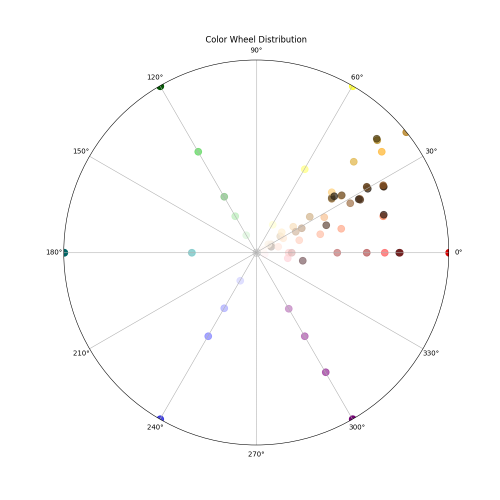
#> input picture color_wheel_distribution.png, 1000 x 1000 px, given in place of the camera (shown at 1/2 size)
$ python main.py
#> lines starting #> are read from the running program, lines starting #| are printed output that depends on the picture
import os
import cv2
import json
import numpy as np
from PIL import Image
import time
import cProfile
import pstats
import io
from scipy.spatial import cKDTree  # Using cKDTree for sqeuclidean metric

# Global variables
emoji_palette = {}
emoji_cache = {}
color_to_emoji_cache = {}
palette_kdtree = None
palette_colors = None
palette_emojis = None

def load_emoji_palette():
    global emoji_palette, palette_kdtree, palette_colors, palette_emojis
    with open('emoji_palette.json', 'r') as f:
        emoji_palette = json.load(f)
    emoji_palette = {tuple(map(int, k[1:-1].split(','))): v for k, v in emoji_palette.items()}

    # Create optimized data structures for fast color lookup
    palette_colors = np.array(list(emoji_palette.keys()), dtype=np.float32)  # Use float32 for precision
    palette_emojis = np.array(list(emoji_palette.values()))
    palette_kdtree = cKDTree(palette_colors, leafsize=10)  # Use cKDTree with default euclidean first

    print(f"Loaded emoji palette with {len(emoji_palette)} colors.")

def load_emoji_images():
    global emoji_cache
    cell_size = 8
    for emoji_name in set(emoji_palette.values()):
        emoji_path = os.path.join('svg_downloded/png_resized', emoji_name)
        if os.path.exists(emoji_path):
            try:
                emoji_img = cv2.imread(emoji_path, cv2.IMREAD_UNCHANGED)
                emoji_img = cv2.resize(emoji_img, (cell_size, cell_size), interpolation=cv2.INTER_AREA)
                emoji_cache[emoji_name] = emoji_img
            except Exception as e:
                print(f"Error processing {emoji_name}: {str(e)}")
    print(f"Loaded {len(emoji_cache)} emoji images into cache.")

def color_difference(c1, c2):
    return sum((a - b) ** 2 for a, b in zip(c1, c2))

def get_emoji_for_color(r, g, b):
    rgb = (r, g, b)
    if rgb in color_to_emoji_cache:
        return color_to_emoji_cache[rgb]

    # Adjust color matching to prefer warmer colors (prevents bluish tint)
    adjusted_rgb = np.array([r * 1.0, g * 1.0, b * 0.9])

    # Use KDTree for fast nearest neighbor search
    _, closest_idx = palette_kdtree.query(adjusted_rgb)
    emoji = palette_emojis[closest_idx]
    color_to_emoji_cache[rgb] = emoji
    return emoji

def get_emojis_for_colors_vectorized(rgb_array):
    """Highly optimized vectorized version with efficient caching"""
    # Get array dimensions
    height, width = rgb_array.shape[:2]
    total_pixels = height * width

    # Flatten the array for processing
    flattened_colors = rgb_array.reshape(-1, 3)

    # Pre-allocate result array
    emoji_names = np.empty(total_pixels, dtype=object)

    # Convert colors to tuples for cache lookup (vectorized)
    color_tuples = [tuple(map(int, color)) for color in flattened_colors]

    # Separate cached and uncached colors efficiently
    uncached_indices = []
    uncached_colors_list = []

    for i, color_tuple in enumerate(color_tuples):
        if color_tuple in color_to_emoji_cache:
            emoji_names[i] = color_to_emoji_cache[color_tuple]
        else:
            uncached_indices.append(i)
            uncached_colors_list.append(flattened_colors[i])

    # Process uncached colors in batch if any exist
    if uncached_indices:
        uncached_colors = np.array(uncached_colors_list)

        # Apply color adjustment vectorized: (r * 1.0, g * 1.0, b * 0.9)
        adjusted_colors = uncached_colors.astype(np.float32)
        adjusted_colors[:, 2] *= 0.9  # Reduce blue component

        # Vectorized KDTree query for all uncached colors
        _, closest_indices = palette_kdtree.query(adjusted_colors)

        # Get corresponding emojis and update cache
        for i, (idx, closest_idx, original_color) in enumerate(zip(uncached_indices, closest_indices, uncached_colors)):
            emoji = palette_emojis[closest_idx]
            color_tuple = tuple(map(int, original_color))
            color_to_emoji_cache[color_tuple] = emoji
            emoji_names[idx] = emoji

    # Reshape back to original grid shape
    emoji_grid = emoji_names.reshape(height, width)
    return emoji_grid

def create_emoji_grid(frame):
    height, width = frame.shape[:2]
    crop_size = min(height, width)
    start_x = (width - crop_size) // 2
    start_y = (height - crop_size) // 2
    cropped = frame[start_y:start_y+crop_size, start_x:start_x+crop_size]

    # Resize to 180x180 for processing
    resized = cv2.resize(cropped, (180, 180), interpolation=cv2.INTER_AREA)
    # Convert BGR to RGB once
    rgb_frame = cv2.cvtColor(resized, cv2.COLOR_BGR2RGB)

    # Vectorized downsampling using array slicing - much faster!
    # Take every 2nd pixel in both dimensions to get 90x90 grid
    downsampled = rgb_frame[::2, ::2]  # This gives us 90x90 directly

    # Further optimization: average 2x2 blocks for better color representation
    # Reshape to process 2x2 blocks efficiently
    reshaped = rgb_frame.reshape(90, 2, 90, 2, 3)
    downsampled = reshaped.mean(axis=(1, 3)).astype(np.uint8)

    # Use optimized vectorized emoji matching
    emoji_grid = get_emojis_for_colors_vectorized(downsampled)

    return cropped, resized, emoji_grid, downsampled

def draw_emoji_grid(emoji_grid):
    # Get the size of the emoji grid (should be 90x90)
    grid_height, grid_width = emoji_grid.shape
    # Set the size of each emoji in pixels
    cell_size = 8
    # Calculate the size of the final image
    image_height = grid_height * cell_size
    image_width = grid_width * cell_size

    # Create a blank image with 4 channels (RGBA)
    image = np.zeros((image_height, image_width, 4), dtype=np.uint8)

    # Optimized emoji placement using vectorized operations
    for y in range(grid_height):
        for x in range(grid_width):
            emoji_name = emoji_grid[y, x]
            if emoji_name in emoji_cache:
                # Get the pre-loaded emoji image from the cache
                emoji_img = emoji_cache[emoji_name]
                # Calculate the position to place the emoji
                pos_y = y * cell_size
                pos_x = x * cell_size
                # Place the emoji in the image using array slicing
                image[pos_y:pos_y+cell_size, pos_x:pos_x+cell_size] = emoji_img

    # Convert the image from RGBA to BGR (OpenCV default color space)
    return cv2.cvtColor(image, cv2.COLOR_RGBA2BGR)

def check_emoji_colors():
    for emoji_name in list(emoji_cache.keys())[:5]:  # Check first 5 emojis
        emoji_img = emoji_cache[emoji_name]
        unique_colors = np.unique(emoji_img.reshape(-1, emoji_img.shape[2]), axis=0)
        print(f"Emoji {emoji_name} unique colors:")
        print(unique_colors)

def adjust_color_balance(frame):
    lab = cv2.cvtColor(frame, cv2.COLOR_BGR2LAB)
    l, a, b = cv2.split(lab)
    clahe = cv2.createCLAHE(clipLimit=3.0, tileGridSize=(8,8))
    cl = clahe.apply(l)
    limg = cv2.merge((cl,a,b))
    final = cv2.cvtColor(limg, cv2.COLOR_LAB2BGR)
    return final

def debug_color_matching_detailed(test_color):
    """Debug function to compare original algorithm vs KDTree results"""
    r, g, b = test_color
    print(f"\n=== DEBUGGING COLOR: ({r}, {g}, {b}) ===")

    # Original method calculation
    adjusted_rgb_original = (r * 1.0, g * 1.0, b * 0.9)
    print(f"Original adjusted color: {adjusted_rgb_original}")

    # Find closest using original method (brute force)
    min_diff = float('inf')
    best_color_original = None
    best_emoji_original = None

    for palette_color, emoji in emoji_palette.items():
        diff = color_difference(adjusted_rgb_original, palette_color)
        if diff < min_diff:
            min_diff = diff
            best_color_original = palette_color
            best_emoji_original = emoji

    print(f"Original method: closest color {best_color_original} -> {best_emoji_original}")
    print(f"Original method distance: {min_diff}")

    # KDTree method calculation
    adjusted_rgb_kdtree = np.array([r * 1.0, g * 1.0, b * 0.9])
    distance, closest_idx = palette_kdtree.query(adjusted_rgb_kdtree)
    best_color_kdtree = tuple(palette_colors[closest_idx])
    best_emoji_kdtree = palette_emojis[closest_idx]

    print(f"KDTree method: closest color {best_color_kdtree} -> {best_emoji_kdtree}")
    print(f"KDTree method distance: {distance}")

    # Check if they match
    if best_emoji_original == best_emoji_kdtree:
        print("✅ MATCH: Both methods return same emoji")
    else:
        print("❌ MISMATCH: Different emojis selected!")
        print("This explains the color difference!")

    print("=== END DEBUG ===\n")

def main():
    load_emoji_palette()
#> (reads emoji_palette.json from the repository)
    load_emoji_images()

    # DEBUG: Test color matching for representative colors
    print("=== TESTING COLOR MATCHING ACCURACY ===")
    test_colors = [
        [255, 180, 42],   # Orange/yellow - should not be blue
        [200, 100, 50],   # Brown/orange - should not be blue
        [150, 150, 150],  # Gray - should not be blue
        [100, 200, 80],   # Green - should not be blue
        [50, 100, 200],   # Blue - this should be blue
    ]

    for test_color in test_colors:
        debug_color_matching_detailed(test_color)

    print("=== STARTING CAMERA ===")

    cap = cv2.VideoCapture(0)

    if not cap.isOpened():
        print("Error: Could not open webcam.")
        return

    frame_times = []
    start_time = time.time()
    frame_count = 0

    check_emoji_colors()

    while True:
        ret, frame = cap.read()
#> frame is the input picture: shape (1000, 1000, 3); mean B, G, R 252.5, 252.7, 252.9
        if not ret:
            print("Error: Could not read frame.")
            break

        frame = adjust_color_balance(frame)
#> in adjust_color_balance, `lab = cv2.cvtColor(frame, cv2.COLOR_BGR2LAB)`: lab: shape (1000, 1000, 3); mean of channels 0, 1, 2 252.9, 128.1, 128.1
#> in adjust_color_balance, `l, a, b = cv2.split(lab)`:
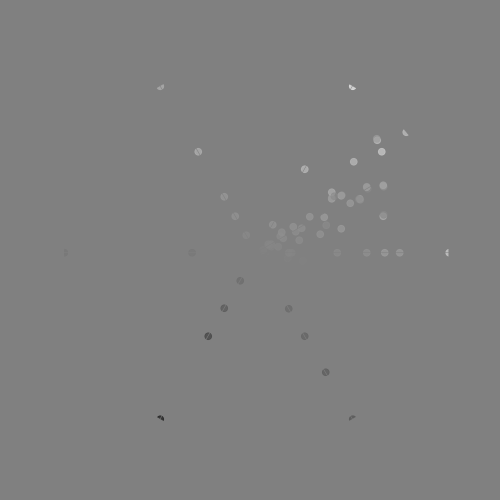
#> b: shape (1000, 1000) (shown at 1/2 size); min 41, max 218, mean 128.1
#> in adjust_color_balance, `limg = cv2.merge((cl,a,b))`: limg: shape (1000, 1000, 3); mean of channels 0, 1, 2 252.7, 128.1, 128.1
        cropped, resized, emoji_grid, color_grid = create_emoji_grid(frame)
#> in create_emoji_grid, `resized = cv2.resize(cropped, (180, 180), interpolation=cv2.INTER_AREA)`:
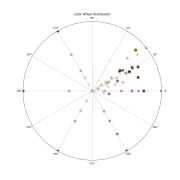
#> resized: shape (180, 180, 3); mean B, G, R 252.3, 252.5, 252.7
#> in create_emoji_grid, `downsampled = rgb_frame[::2, ::2]`:
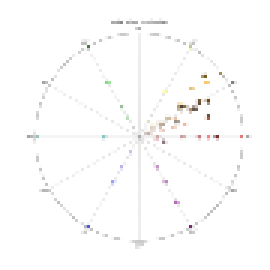
#> downsampled: shape (90, 90, 3) (shown 3 times larger); mean R, G, B 252.6, 252.4, 252.3
#> in create_emoji_grid, `downsampled = reshaped.mean(axis=(1, 3)).astype(np.uint8)`:
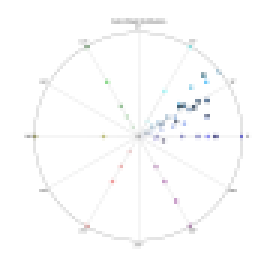
#> downsampled: shape (90, 90, 3) (shown 3 times larger); mean of channels 0, 1, 2 252.6, 252.4, 252.3; drawn as B, G, R
#> in get_emojis_for_colors_vectorized, `color_tuples = [tuple(map(int, color)) for color in flattened_colors]`: color_tuples = 8100 items, first 6: (255, 255, 255), (255, 255, 255), (255, 255, 255), (255, 255, 255), (255, 255, 255), (255, 255, 255)
#> after the loop in get_emojis_for_colors_vectorized, `for i, color_tuple in enumerate(color_tuples):`: uncached_colors_list = 8100 items, first 6: [255, 255, 255], [255, 255, 255], [255, 255, 255], [255, 255, 255], [255, 255, 255], [255, 255, 255]; uncached_indices = 8100 values from 0 to 8099
#> in get_emojis_for_colors_vectorized, `_, closest_indices = palette_kdtree.query(adjusted_colors)`: closest_indices = 8100 values, max 89 at index 1412, min 6 at index 2317, mean 55.88
#> after the loop in get_emojis_for_colors_vectorized, `for i, (idx, closest_idx, original_color) in enumerate(zip(uncached_in..`: color_to_emoji_cache = 294 items
        emoji_frame = draw_emoji_grid(emoji_grid)
#> after the loop in draw_emoji_grid, `for y in range(grid_height):`: image: shape (720, 720, 4); every value is 0
#> in draw_emoji_grid, `return cv2.cvtColor(image, cv2.COLOR_RGBA2BGR)`: returned value: shape (720, 720, 3); every value is 0

        # Display emoji grid
        cv2.imshow('Emoji Grid', emoji_frame)

        current_time = time.time()
        frame_times.append(current_time)
        frame_times = [t for t in frame_times if t > current_time - 1]  # Keep only the last second
        fps = len(frame_times)

        # Add FPS counter to the emoji frame
        cv2.putText(emoji_frame, f"FPS: {fps}", (10, 30), cv2.FONT_HERSHEY_SIMPLEX, 1, (0, 255, 0), 2)
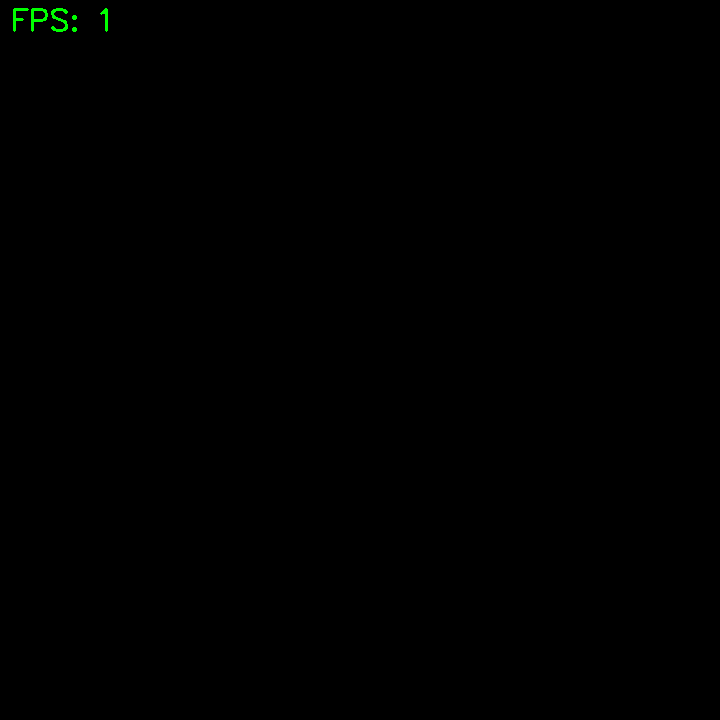
#> emoji_frame: shape (720, 720, 3); mean R, G, B 0, 0.3, 0
        cv2.imshow('Emoji Grid', emoji_frame)

        if cv2.waitKey(1) & 0xFF == ord('q'):
#> (key q is pressed here)
            break

        frame_count += 1

    cap.release()
    cv2.destroyAllWindows()

    print(f"Total frames processed: {frame_count}")
    print(f"Total runtime: {time.time() - start_time:.2f} seconds")
    print(f"Average FPS: {frame_count / (time.time() - start_time):.2f}")

if __name__ == '__main__':
    main()
